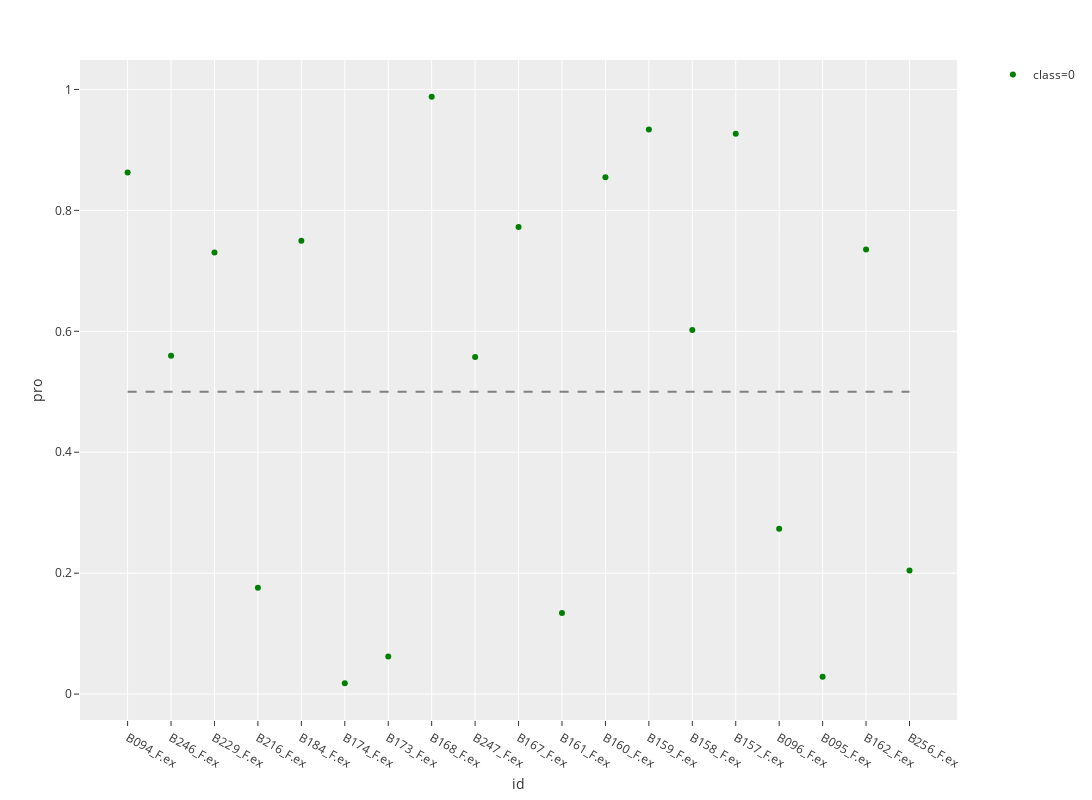

Source (notebook cell):
### Code cell
pulmonary_pre = predict_plot('test_pulmonary')

### Figure 1 — Plotly figure (JSON) as saved in the notebook; plotly's stock layout.template omitted (floating-point values rounded to 4 significant figures)
{"data": [{"hoverlabel": {"namelength": 0}, "hovertemplate": "class=0<br>id=%{x}<br>pro=%{y}", "legendgroup": "class=0", "marker": {"color": "green", "symbol": "circle"}, "mode": "markers", "name": "class=0", "showlegend": true, "type": "scatter", "x": ["B094_F.ex", "B246_F.ex", "B229_F.ex", "B216_F.ex", "B184_F.ex", "B174_F.ex", "B173_F.ex", "B168_F.ex", "B247_F.ex", "B167_F.ex", "B161_F.ex", "B160_F.ex", "B159_F.ex", "B158_F.ex", "B157_F.ex", "B096_F.ex", "B095_F.ex", "B162_F.ex", "B256_F.ex"], "xaxis": "x", "y": [0.8625, 0.5598, 0.7301, 0.176, 0.7499, 0.01792, 0.06197, 0.9879, 0.5574, 0.7725, 0.1343, 0.8548, 0.9337, 0.6022, 0.9267, 0.2733, 0.02868, 0.7355, 0.2045], "yaxis": "y"}, {"line": {"color": "grey", "dash": "dash"}, "mode": "lines", "showlegend": false, "type": "scatter", "x": ["B094_F.ex", "B256_F.ex"], "y": [0.5, 0.5]}], "layout": {"height": 800, "legend": {"tracegroupgap": 0}, "margin": {"t": 60}, "width": 1200, "xaxis": {"anchor": "y", "domain": [0, 0.98], "title": {"text": "id"}}, "yaxis": {"anchor": "x", "domain": [0, 1], "title": {"text": "pro"}}}}
